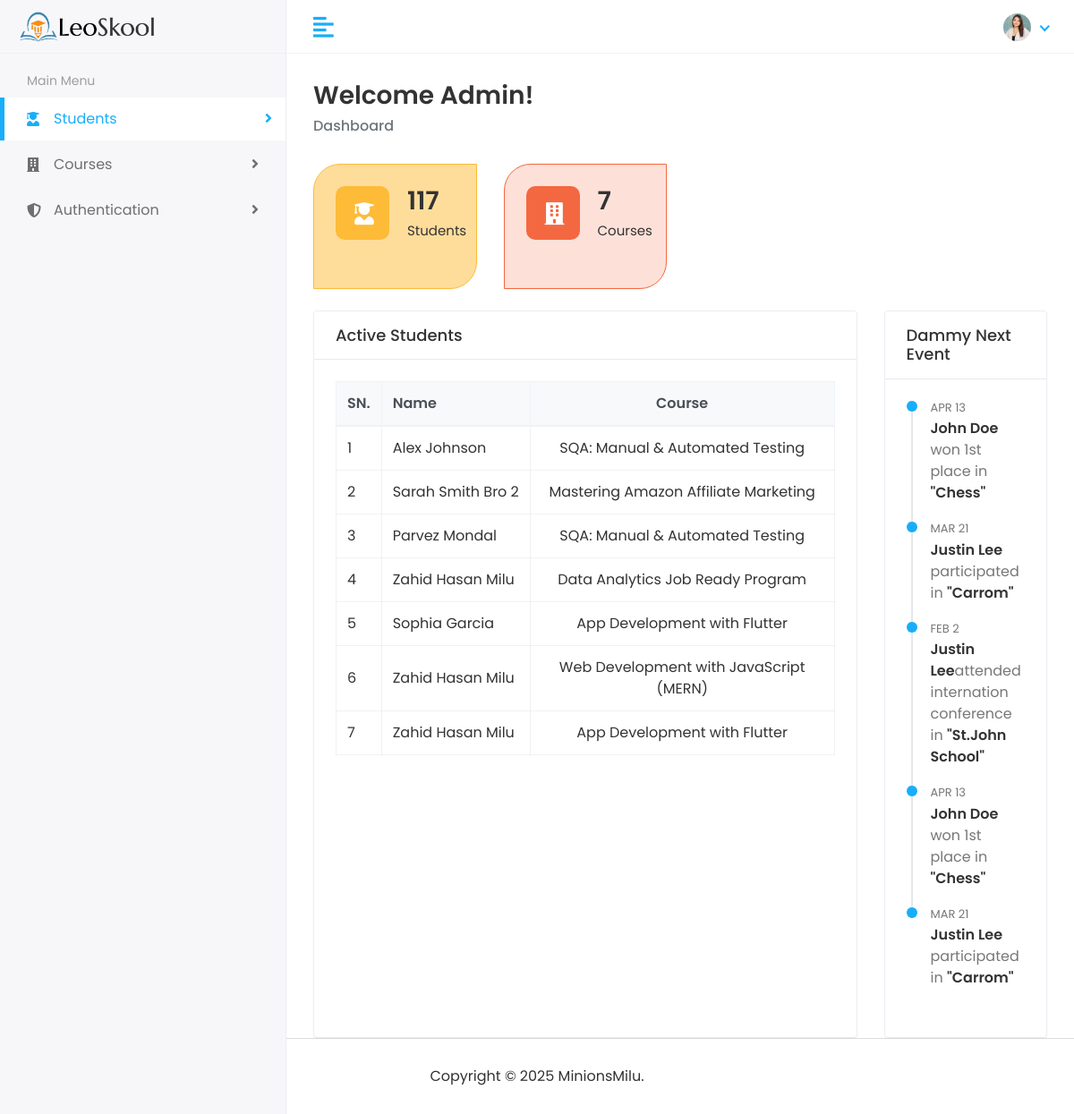
The app's page / (signed in) with its own data.
### student/models.py (models this page shows, shortened)
class Student(models.Model):
    GENDER_CHOICES = (
        ('Male', 'Male'),
        ('Female', 'Female'),
    )
    COUNTRY_CHOICES = (
        ('Bangladesh', 'Bangladesh'),
        ('United States', 'United States'),
        ('United Kingdom', 'United Kingdom'),
        ('Germany', 'Germany'),
    )
    name = models.CharField(max_length=100)
    email = models.EmailField(unique=True)
    age = models.IntegerField(blank=False,null=False)
    address = models.TextField(max_length=255,blank=True, null=True)
    gender = models.CharField(max_length=10, choices=GENDER_CHOICES, blank=True, null=True)
    nationality = models.CharField(max_length=50, choices=COUNTRY_CHOICES, blank=True, null=True)
    phone = models.CharField(max_length=15)
    course = models.ForeignKey(Course, on_delete=models.CASCADE)
    photo = models.ImageField(upload_to=student_directory_path, default='profile_default.png')
    active = models.BooleanField(default=False)
    user = models.ForeignKey(User, on_delete=models.CASCADE, related_name='user_students')
    created_at = models.DateTimeField(auto_now_add=True)
    updated_at = models.DateTimeField(auto_now=True)

class Course(models.Model):
    name = models.CharField(max_length=100, unique=True)
    duration = models.IntegerField()
    fee = models.IntegerField()
    active = models.BooleanField(default=True)
    image = models.ImageField(upload_to=course_directory_path, default='Course_default.jpg')
    def __str__(self):
        return self.name

### student/views.py (the view)
# urls.py: path('', views.Home.as_view(), name='index'),
class Home(LoginRequiredMixin, TemplateView):
    template_name = "index.html"
    def get_queryset(self):
        students = Student.objects.all()
        courses = Course.objects.all()
        return students
    def get_context_data(self, **kwargs):
        context = super().get_context_data(**kwargs)
        context['students'] = self.get_queryset()
        context['active_students'] = Student.objects.all().filter(active=True)[
            0:7]
        context['courses'] = Course.objects.all()
        return context

### templates/index.html (shortened to what this page needs)
{% extends 'layout/base.html' %}
{% load static %}
{% block content %}
<div class="page-wrapper">
   <div class="content container-fluid">
      <div class="page-header">
         <div class="row">
            <div class="col-sm-12">
               {% if request.user.is_authenticated %}
               <h3 class="page-title">Welcome {{user.username|capfirst}}!</h3>
               {% else %}
               <h3 class="page-title">Welcome Guest!</h3>
               {% endif %}
               <ul class="breadcrumb">
                  <li class="breadcrumb-item active">Dashboard</li>
               </ul>
            </div>
         </div>
      </div>
      <div class="row">
         <a href="{% url 'all_student' %}" class="col-xl-3 col-sm-6 col-12 d-flex text-decoration-none">
            <div class="card bg-one w-100">
               <div class="card-body">
                  <div class="db-widgets d-flex justify-content-between align-items-center">
                     <div class="db-icon">
                        <i class="fas fa-user-graduate"></i>
                     </div>
                     <div class="db-info">
                        <h3>{{ students.count }}</h3>
                        <h6>Students</h6>
                     </div>
                  </div>
               </div>
            </div>
         </a>
         <a href="{% url 'all_course' %}" class="col-xl-3 col-sm-6 col-12 d-flex text-decoration-none">
            <div class="card bg-three w-100">
               <div class="card-body">
                  <div class="db-widgets d-flex justify-content-between align-items-center">
                     <div class="db-icon">
                        <i class="fas fa-building"></i>
                     </div>
                     <div class="db-info">
                        <h3>{{ courses.count }}</h3>
                        <h6>Courses</h6>
                     </div>
                  </div>
               </div>
            </div>
         </a>
      </div>
      <div class="row mt-4">
         <div class="col-md-9 d-flex">
            <div class="card flex-fill">
               <div class="card-header">
                  <h5 class="card-title">Active Students</h5>
               </div>
               <div class="card-body">
                  <div class="table-responsive">
                     <table class="table table-hover table-bordered table-center">
                        <thead class="thead-light">
                           <tr>
                              <th>SN.</th>
                              <th>Name</th>
                              <th class="text-center">Course</th>
                           </tr>
                        </thead>
                        <tbody>
                           {% for student in active_students %}
                           <tr>
                              <td class="text-nowrap">
                                 <div>{{forloop.counter}}</div>
                              </td>
                              <td class="text-nowrap">{{student.name}}</td>
                              <td class="text-center">{{student.course}}</td>
                           </tr>
                           {% endfor %}
                        </tbody>
                     </table>
                  </div>
               </div>
            </div>
         </div>
         <div class="col-md-3 d-flex">
            <div class="card flex-fill">
               <div class="card-header">
                  <h5 class="card-title">Dammy Next Event</h5>
               </div>
               <div class="card-body">
                  <ul class="activity-feed">
                     <li class="feed-item">
                        <div class="feed-date">Apr 13</div>
                        <span class="feed-text"><a>John Doe</a> won 1st place in <a>"Chess"</a></span>
                     </li>
                     <li class="feed-item">
                        <div class="feed-date">Mar 21</div>
                        <span class="feed-text"><a>Justin Lee</a> participated in <a
                              href="">"Carrom"</a></span>
                     </li>
                     <li class="feed-item">
                        <div class="feed-date">Feb 2</div>
                        <span class="feed-text"><a>Justin Lee</a>attended internation conference in <a
                              href="">"St.John School"</a></span>
                     </li>
                     <li class="feed-item">
                        <div class="feed-date">Apr 13</div>
                        <span class="feed-text"><a>John Doe</a> won 1st place in <a>"Chess"</a></span>
                     </li>
                     <li class="feed-item">
                        <div class="feed-date">Mar 21</div>
                        <span class="feed-text"><a>Justin Lee</a> participated in <a
                              href="">"Carrom"</a></span>
                     </li>
                  </ul>
               </div>
            </div>
         </div>
      </div>
   </div>
</div>
{% endblock content %}

### static/assets/css/style.css (style rules this page uses)
html { height: 100%; }
body { background-color: #fff; color: #333; font-family: 'Poppins', sans-serif; font-size: 1rem; height: 100%; line-height: 1.5; overflow-x: hidden; }
h1, h2, h3, h4, h5, h6 { font-family: 'Poppins', sans-serif; margin-top: 0; }
a { color: #009ce7; }
input, button, a { transition: all 0.4s ease; -moz-transition: all 0.4s ease; -o-transition: all 0.4s ease; -ms-transition: all 0.4s ease; -webkit-transition: all 0.4s ease; }
ul, ol { padding: 0px; list-style: none; }
.table { color: #333; max-width: 100%; margin-bottom: 0; width: 100%; }
.table thead tr th { font-weight: 600; }
.table tbody tr { border-bottom: 1px solid rgba(0, 0, 0, 0.05); }
.table.table-center td, .table.table-center th { vertical-align: middle; }
.table-bordered { border: 1px solid rgba(0, 0, 0, 0.05) !important; }
.table-bordered th, .table-bordered td { border-color: rgba(0, 0, 0, 0.05); }
.table .thead-light th { color: #495057; background-color: #f8f9fa; border-color: #eff2f7; }
.card { border: 1px solid #ececf5; box-shadow: 0 1px 3px 0 rgba(0, 0, 0, 0.03); margin-bottom: 1.875rem; }
.card-body { padding: 1.5rem; }
.card-header { border-bottom: 1px solid #e6e6e6; padding: 1rem 1.5rem; }
.card .card-header { background-color: #fff; border-bottom: 1px solid #eaeaea; }
.card .card-header .card-title { margin-bottom: 0; font-size: 18px; }
.page-wrapper { margin-left: 320px; padding-top: 60px; position: relative; transition: all 0.4s ease; }
.page-wrapper>.content { padding: 1.875rem 1.875rem 0; }
.page-header { margin-bottom: 1.875rem; }
.page-header .breadcrumb { background-color: transparent; color: #6c757d; font-size: 1rem; font-weight: 500; margin-bottom: 0; padding: 0; }
.page-title { font-size: 28px; font-weight: 600; color: #333; margin-bottom: 5px; }
.bg-one { background-color: rgb(253 187 56 / 0.5); border-color: #fdbb38; border-radius: 30px 0px; }
.bg-three { background-color: rgb(244 104 65 / 0.2); border-color: #f46841; border-radius: 30px 0px; }
.db-icon { font-size: 25px; width: 60px; height: 60px; padding: 13px 21px; border-radius: 10px; color: #fff; margin-right: 20px; }
.bg-one .db-icon { background-color: #fdbb38; }
.bg-three .db-icon { background-color: #f46841; }
.db-info h3 { font-size: 28px; font-weight: 600; color: #333333; }
.db-info h6 { margin: 0px; font-weight: 400; font-size: 15px; color: #333333; }
.activity-feed { list-style: none; margin-bottom: 0; margin-left: 5px; padding: 0; }
.activity-feed .feed-item { border-left: 2px solid #e4e8eb; padding-bottom: 20px; padding-left: 20px; position: relative; }
.activity-feed .feed-item:last-child { border-color: transparent; padding-bottom: 0; }
.activity-feed .feed-item:after { content: ""; display: block; position: absolute; top: 0; left: -7px; width: 12px; height: 12px; border-radius: 50%; background-color: #18aefa; }
.activity-feed .feed-item .feed-date { display: block; position: relative; color: #777; text-transform: uppercase; font-size: 13px; top: -2px; }
.activity-feed .feed-item .feed-text { color: #777; position: relative; }
.activity-feed .feed-item .feed-text a { color: #333; font-weight: 600; }
.card { height: 100%; display: flex; flex-direction: column; }
.card-body { flex-grow: 1; }

### records on screen
Student: name "Alex Johnson", course "SQA: Manual & Automated Testing"
Student: name "Sarah Smith Bro 2", course "Mastering Amazon Affiliate Marketing"
Student: name "Parvez Mondal", course "SQA: Manual & Automated Testing"
Student: name "Zahid Hasan Milu", course "Data Analytics Job Ready Program"
Student: name "Sophia Garcia", course "App Development with Flutter"
Student: name "Zahid Hasan Milu", course "Web Development with JavaScript (MERN)"
Student: name "Zahid Hasan Milu", course "App Development with Flutter"

### other values on screen
{{ user.username|capfirst }} "Admin"
{{ students.count }} "117"
{{ courses.count }} "7"
